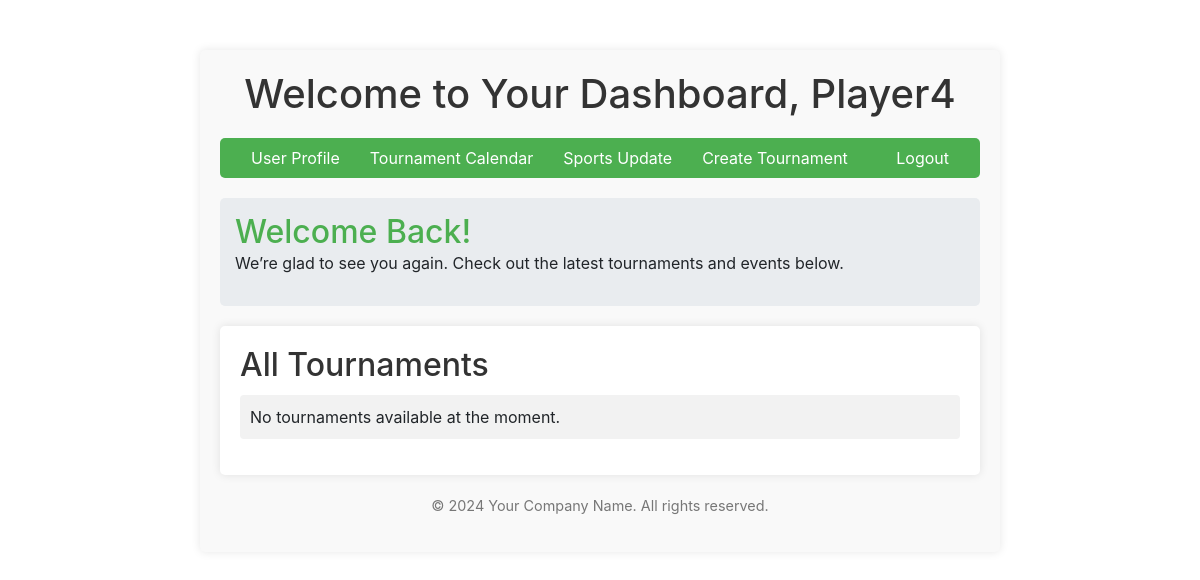
/dashboard/ (signed in), run on an earlier commit of the app's database.
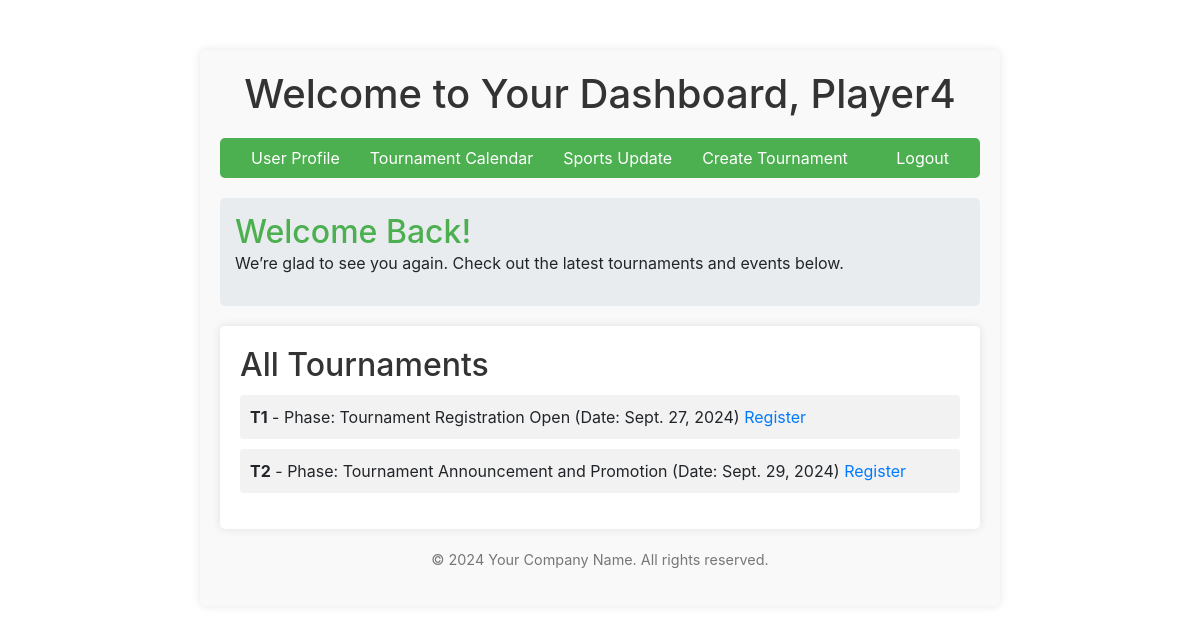
And on a later commit of the database.
### pages/models.py (models this page shows, shortened)
class User(AbstractUser):
    phone_number = models.CharField(max_length=20)
    roles = models.ManyToManyField('Role', blank=True, related_name='users')
    class Meta:
        permissions = [
            ('can_view_dashboard', 'Can view dashboard'),
        ]

class Tournament(models.Model):
    PHASE_CHOICES = [
        ('announcement', 'Tournament Announcement and Promotion'),
        ('registration_open', 'Tournament Registration Open'),
        ('registration_close', 'Tournament Registration Close'),
        ('begin', 'Tournament Begin'),
        ('end', 'Tournament End'),
        ('ceremony', 'Tournament Ceremony'),
    ]
    name = models.CharField(max_length=100)
    date = models.DateField()
    phase = models.CharField(max_length=20, choices=PHASE_CHOICES, default='announcement')
    organizer = models.ForeignKey(User, on_delete=models.CASCADE)

### pages/views.py (the view)
# urls.py: path('dashboard/', views.dashboard, name='dashboard'),
def dashboard(request):
    if request.user.is_authenticated:
        current_year = datetime.now().year
        is_organizer = request.user.roles.filter(name='organizer').exists()
        tournaments = Tournament.objects.all()
        return render(request, 'pages/dashboard.html', {
            'current_year': current_year,
            'is_organizer': is_organizer,
            'tournaments': tournaments,
        })
    else:
        return redirect('login')

### pages/templates/pages/dashboard.html (shortened to what this page needs)
{% extends 'pages/base.html' %}
{% block content %}
<div class="dashboard-container">
    <header class="dashboard-header">
        <h1>Welcome to Your Dashboard, {{ request.user.username }}</h1>
    </header>
    <nav class="navbar">
        <ul class="nav-links">
            <li><a href="{% url 'navigate_user_profile' %}">User Profile</a></li>
            <li><a href="{% url 'tournament_calendar' %}">Tournament Calendar</a></li>
            <li><a href="{% url 'sports_update' %}">Sports Update</a></li>
            {% if is_organizer %}
                <li><a href="{% url 'create_tournament' %}">Create Tournament</a></li>
            {% endif %}
        </ul>
        <ul class="nav-links right">
            <li><a href="{% url 'logout' %}">Logout</a></li>
        </ul>
    </nav>
    <section class="welcome-section">
        <h2>Welcome Back!</h2>
        <p>We’re glad to see you again. Check out the latest tournaments and events below.</p>
    </section>
    <section class="tournaments-section">
        <h2>All Tournaments</h2>
        <ul>
            {% for tournament in tournaments %}
                <li>
                    <strong>{{ tournament.name }}</strong> - Phase: {{ tournament.get_phase_display }} (Date: {{ tournament.date }})
                    {% if is_organizer and tournament.organizer == request.user %}
                        <a href="{% url 'edit_tournament' tournament.id %}">Edit</a>
                    {% else %}
                        <a href="{% url 'register_tournament' tournament.id %}">Register</a>
                    {% endif %}
                </li>
            {% empty %}
                <li>No tournaments available at the moment.</li>
            {% endfor %}
        </ul>
    </section>
    <footer class="dashboard-footer">
        <p>&copy; {{ current_year }} Your Company Name. All rights reserved.</p>
    </footer>
</div>
{% endblock %}

### pages/templates/pages/base.html (shortened to what this page needs)
<!DOCTYPE html>
<html lang="en">
<head>
    {% load static %}
    <link rel="stylesheet" href="{% static 'css/styles.css' %}">
    <link rel="stylesheet" href="https://stackpath.bootstrapcdn.com/bootstrap/4.5.2/css/bootstrap.min.css">
</head>
<body>
    {% block content %}
    {% endblock %}
</body>
</html>

### pages/static/css/styles.css (style rules this page uses)
body { background-color: #f2f2f2; font-family: Arial, sans-serif; }
h1 { text-align: center; color: #333; margin-bottom: 20px; }
.dashboard-container { background-color: #f9f9f9; padding: 20px; border-radius: 5px; box-shadow: 0 0 10px rgba(0, 0, 0, 0.1); max-width: 800px; margin: 50px auto; }
.dashboard-header { text-align: center; margin-bottom: 20px; }
.dashboard-header h1 { color: #333; }
.welcome-section { background-color: #e9ecef; padding: 15px; border-radius: 5px; margin-bottom: 20px; }
.welcome-section h2 { margin: 0; color: #4CAF50; }
.tournaments-section { background-color: white; padding: 20px; border-radius: 5px; box-shadow: 0 0 10px rgba(0, 0, 0, 0.1); margin-bottom: 20px; }
.tournaments-section h2 { color: #333; }
.tournaments-section ul { list-style-type: none; padding: 0; }
.tournaments-section ul li { background-color: #f2f2f2; margin: 10px 0; padding: 10px; border-radius: 4px; }
.dashboard-footer { text-align: center; margin-top: 20px; font-size: 0.9rem; color: #777; }
.navbar { background-color: #4CAF50; padding: 10px; border-radius: 5px; margin-bottom: 20px; }
.navbar ul { list-style-type: none; padding: 0; margin: 0; display: flex; justify-content: space-around; }
.navbar li { display: inline; }
.navbar a { color: white; text-decoration: none; padding: 10px 15px; border-radius: 3px; transition: background-color 0.3s; }

What changed in the data, as far as the page shows it:
added Tournament: name "T1", phase "Tournament Registration Open", date "Sept. 27, 2024", shows "Register"
added Tournament: name "T2", phase "Tournament Announcement and Promotion", date "Sept. 29, 2024", shows "Register"
Also different on the page:
text no longer shown: "No tournaments available at the moment."
